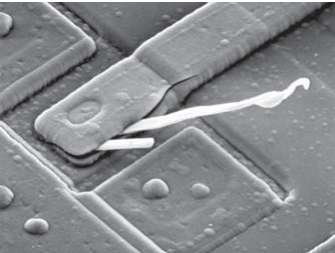
#> input picture test3.png, 335 x 253 px
$ python main.py
#> lines starting #> are read from the running program, lines starting #| are printed output that depends on the picture
import numpy as np
import matplotlib.pyplot as plt
from scipy.fft import fft2, fftshift, ifft2, ifftshift
from PIL import Image


def load_image(file_name: str) -> np.array:
    with Image.open(file_name) as img:
        img = img.convert('L')
        img.load()
    return np.array(img)


def compute_pq(m, n):
    p = 2 * m - 1
    q = 2 * n - 1
    if p % 2 != 0:
        p += 1
    if q % 2 != 0:
        q += 1
    return p, q


def pad_image(image: np.array, p: int, q: int) -> np.array:
    m, n = image.shape
    pad_top = (p - m) // 2
    pad_bottom = p - m - pad_top
    pad_left = (q - n) // 2
    pad_right = q - n - pad_left
    padded = np.pad(image, ((pad_top, pad_bottom), (pad_left, pad_right)), mode='constant', constant_values=0)
    return padded


def apply_fourier_transform(image_np: np.array) -> np.array:
    f_transform = fft2(image_np)
    f_shifted = fftshift(f_transform)
    return f_shifted  # Возвращаем комплексный спектр


def hi_lo_filter(fft_shifted: np.array, low_bound: int, high_bound: int) -> tuple[np.array, np.array]:
    rows, cols = fft_shifted.shape
    crow, ccol = rows // 2, cols // 2

    Y, X = np.ogrid[:rows, :cols]
    dist_from_center = np.sqrt((X - ccol)**2 + (Y - crow)**2)
    band_pass_mask = (dist_from_center >= low_bound) & (dist_from_center <= high_bound)

    filtered_shifted = fft_shifted * band_pass_mask

    f_ishift = ifftshift(filtered_shifted)
    img_back = ifft2(f_ishift)
    img_back = np.abs(img_back)

    filtered_magnitude = np.abs(filtered_shifted)
    return filtered_magnitude, img_back


def main():
    image = load_image("test3.png")
#> in load_image, img is the input picture: PIL image 335x253 RGBA; mean R, G, B, A 136.8, 138.3, 140.7, 255
    m, n = image.shape
#> m = 253; n = 335
    p, q = compute_pq(m, n)
#> p = 506; q = 670

    padded_image = pad_image(image, p, q)
#> in pad_image, `padded = np.pad(image, ((pad_top, pad_bottom), (pad_left, pad_right)),..`:
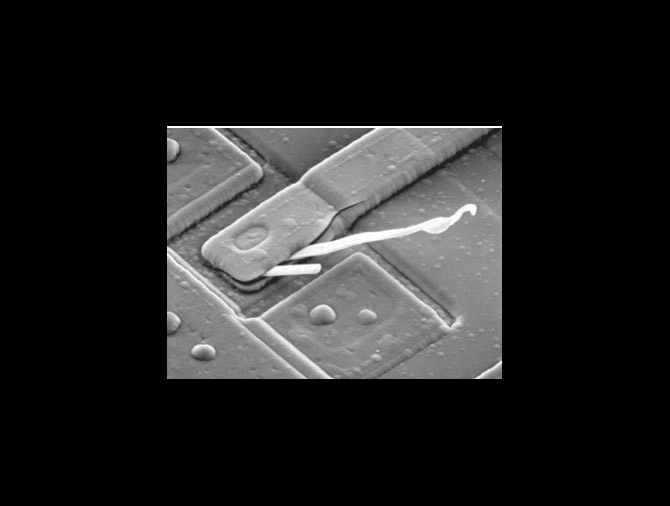
#> padded: shape (506, 670); min 0, max 255, mean 34.6
    fft_shifted = apply_fourier_transform(padded_image)

    # Полный спектр для исходного изображения
    original_spectrum = np.abs(fft_shifted)

    # Применяем полосовой фильтр
    filtered_spectrum, restored_image = hi_lo_filter(fft_shifted, low_bound=1, high_bound=80)
#> in hi_lo_filter, `img_back = np.abs(img_back)`:
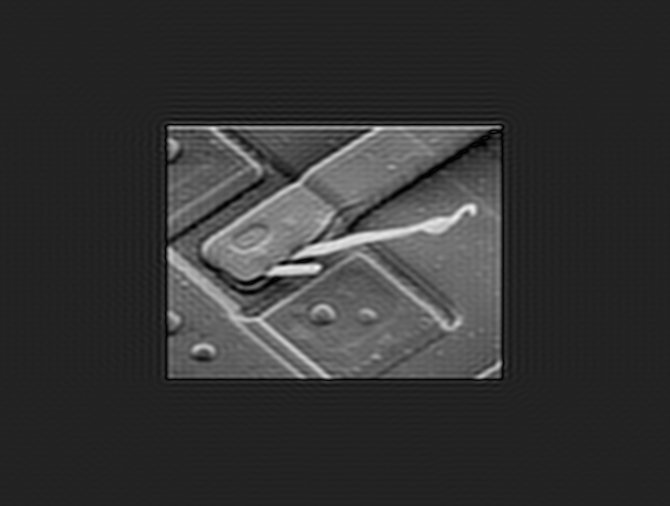
#> img_back: shape (506, 670) float64; min 0.0172, max 245.8, mean 51.7

    # Обрезаем восстановленное изображение до оригинального размера
    pad_top = (p - m) // 2
#> pad_top = 126
    pad_left = (q - n) // 2
#> pad_left = 167
    restored_cropped = restored_image[pad_top:pad_top + m, pad_left:pad_left + n]
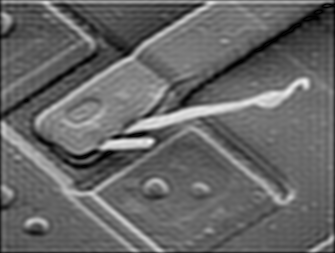
#> restored_cropped: shape (253, 335) float64; min 0.0172, max 245.8, mean 102.9

    # Также обрезаем спектр (для сравнения)
    filtered_spectrum_cropped = filtered_spectrum[pad_top:pad_top + m, pad_left:pad_left + n]
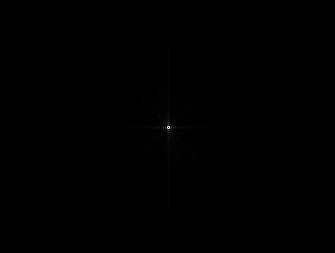
#> filtered_spectrum_cropped: shape (253, 335) float64; min 0, max 7599937.4, mean 7593.8; drawn with min black and max white

    # Визуализация
    plt.figure(figsize=(10, 8))

    plt.subplot(2, 2, 1)
    plt.title("Original Image")
    plt.imshow(image, cmap='gray')
    plt.axis('off')

    plt.subplot(2, 2, 2)
    plt.title("Original Spectrum")
    plt.imshow(np.log1p(original_spectrum), cmap='gray')
    plt.axis('off')

    plt.subplot(2, 2, 3)
    plt.title("Restored Image")
    plt.imshow(restored_cropped, cmap='gray')
    plt.axis('off')

    plt.subplot(2, 2, 4)
    plt.title("Filtered Spectrum")
    plt.imshow(np.log1p(filtered_spectrum_cropped), cmap='gray')
    plt.axis('off')

    plt.tight_layout()
    plt.show()
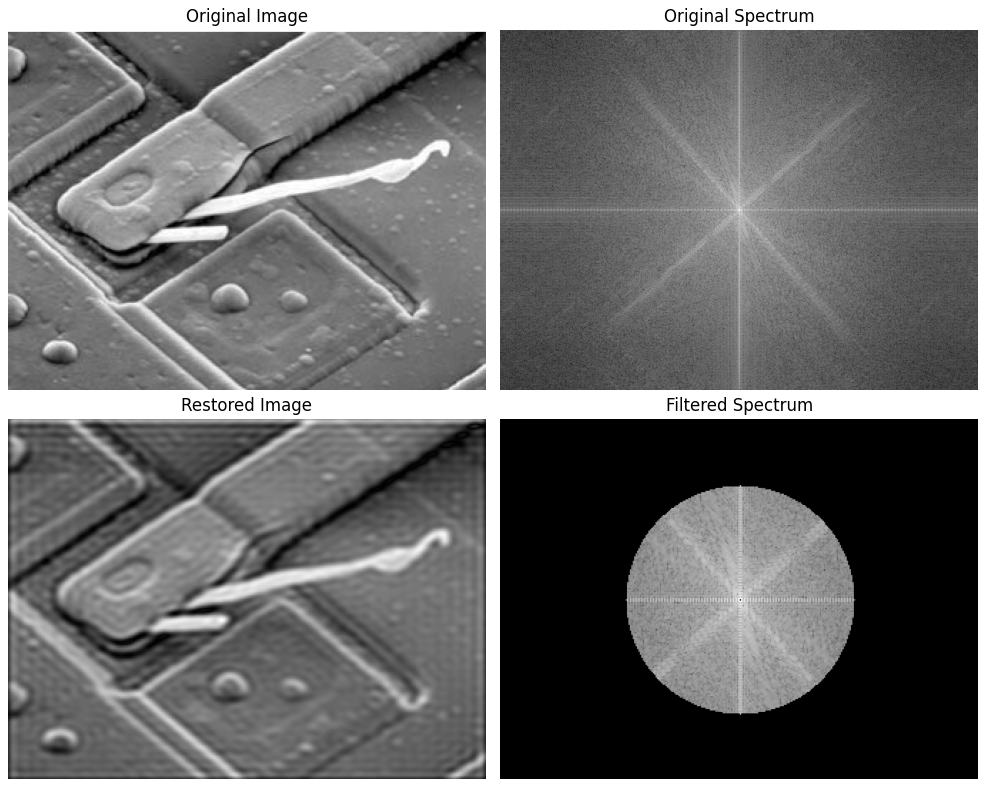
#> figure drawn by matplotlib, 4 panels


if __name__ == "__main__":
    main()

$ run again, with test1.png copied over test3.png
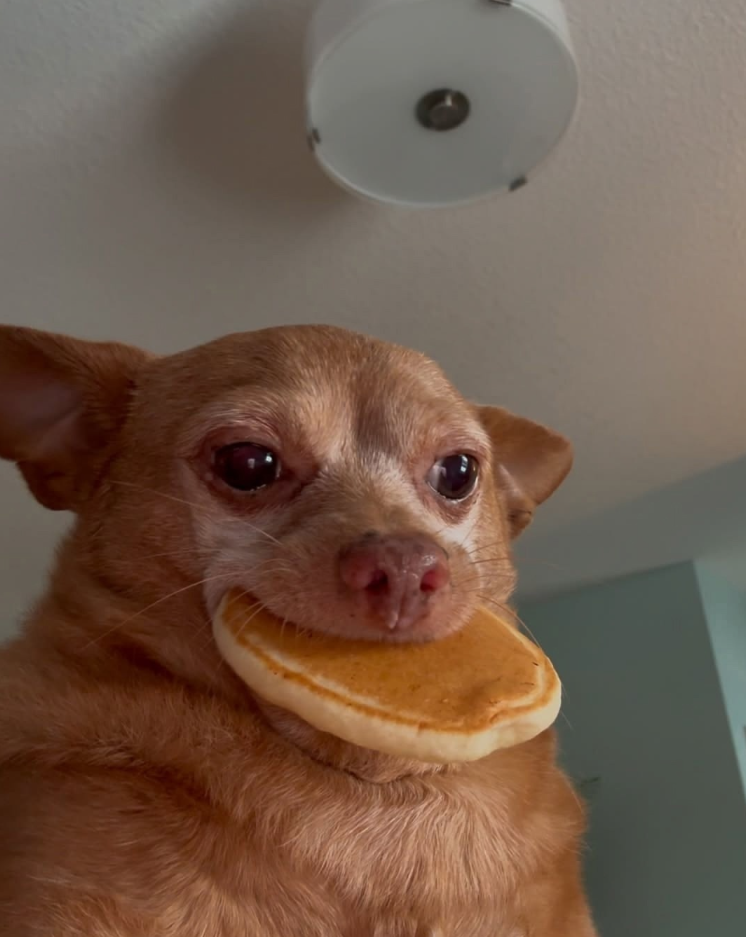
#> input picture test1.png, 746 x 937 px
#> in load_image, img is the input picture: PIL image 746x937 RGBA; mean R, G, B, A 113.5, 90.7, 75.2, 255
#> img: PIL image 746x937 L
#> in main, `restored_cropped = restored_image[pad_top:pad_top + m, pad_left:pad_le..`:
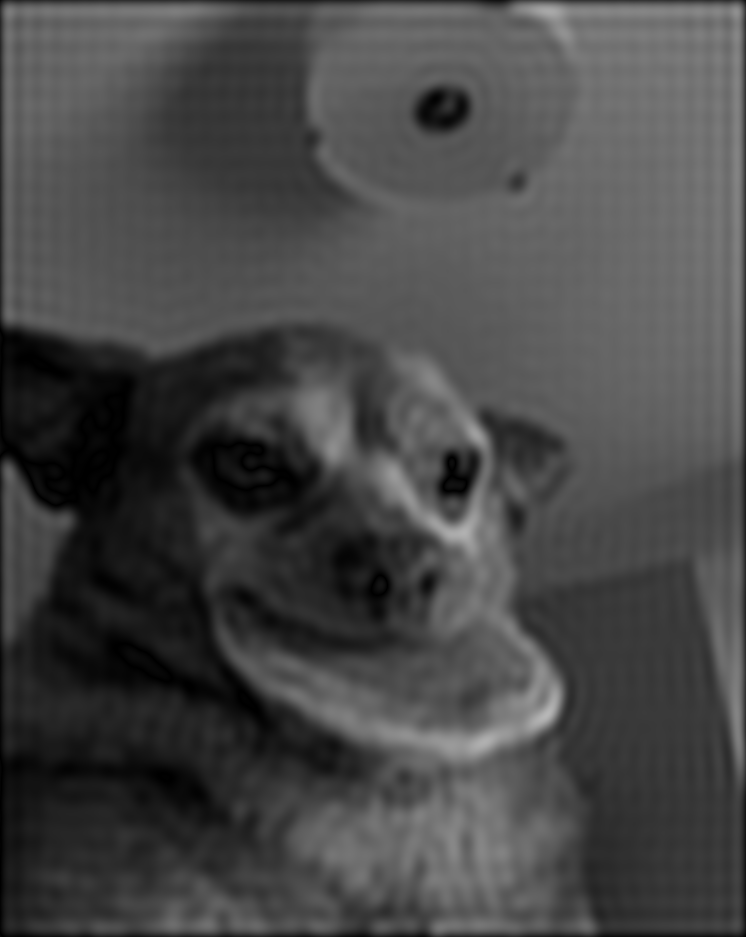
#> restored_cropped: shape (937, 746) float64; min 0.00197, max 183.1, mean 71.4
#> in main, `plt.show()`:
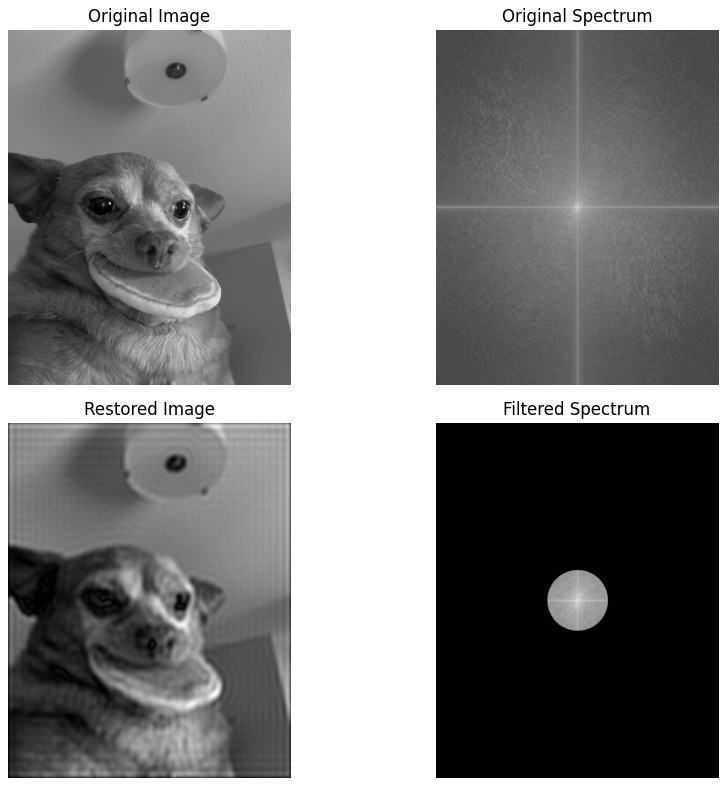
#> figure drawn by matplotlib, 4 panels

$ run again, with test2.png copied over test3.png
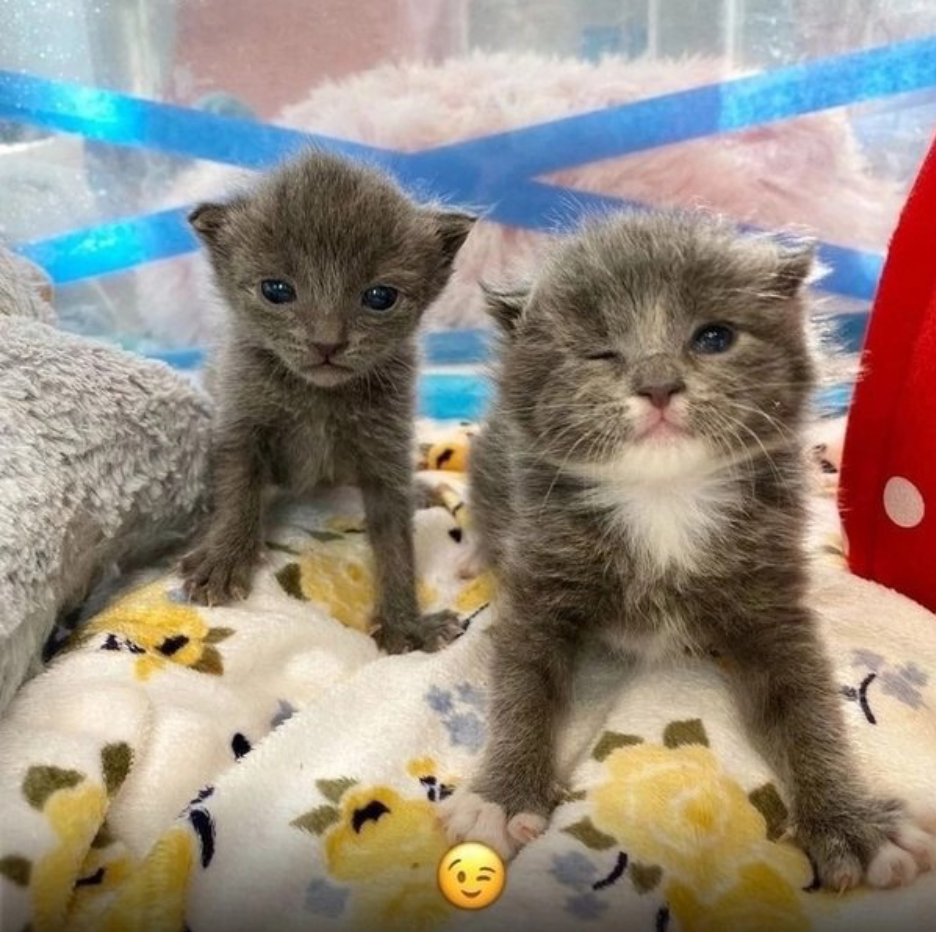
#> input picture test2.png, 936 x 932 px
#> in load_image, img is the input picture: PIL image 936x932 RGBA; mean R, G, B, A 148.4, 138.2, 127, 255
#> img: PIL image 936x932 L
#> in main, `restored_cropped = restored_image[pad_top:pad_top + m, pad_left:pad_le..`:
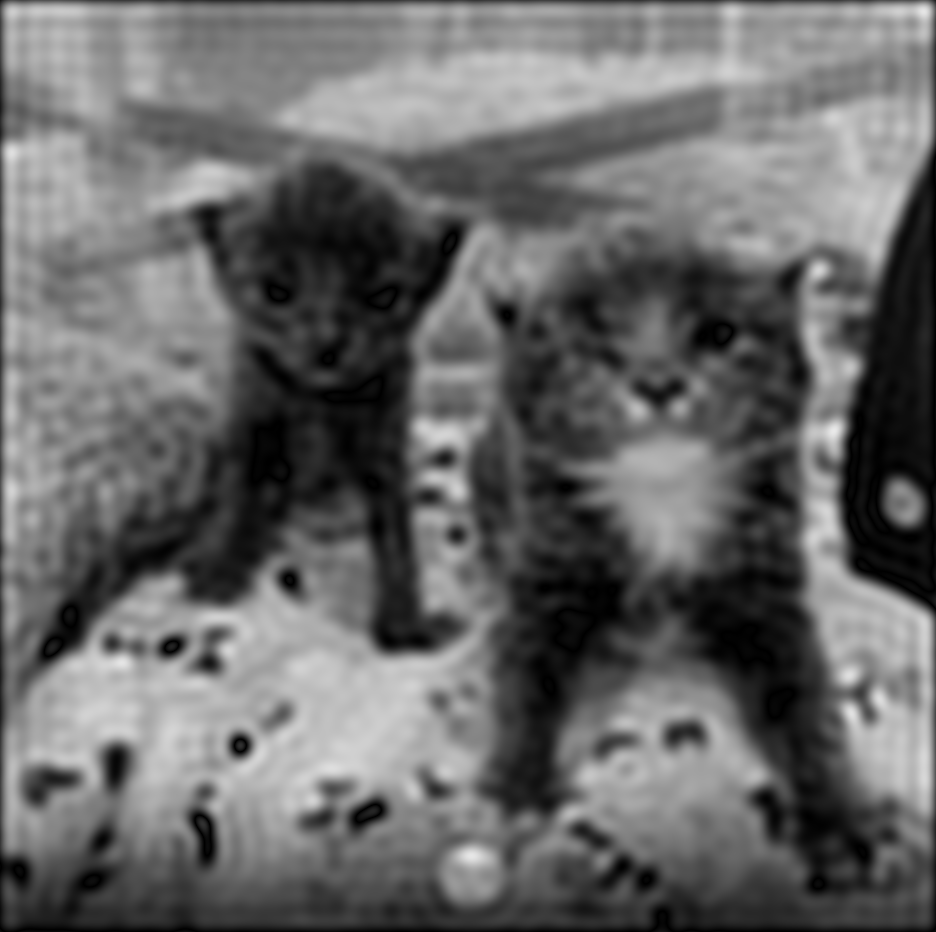
#> restored_cropped: shape (932, 936) float64; min 0.000843, max 233.9, mean 104.5
#> in main, `plt.show()`:
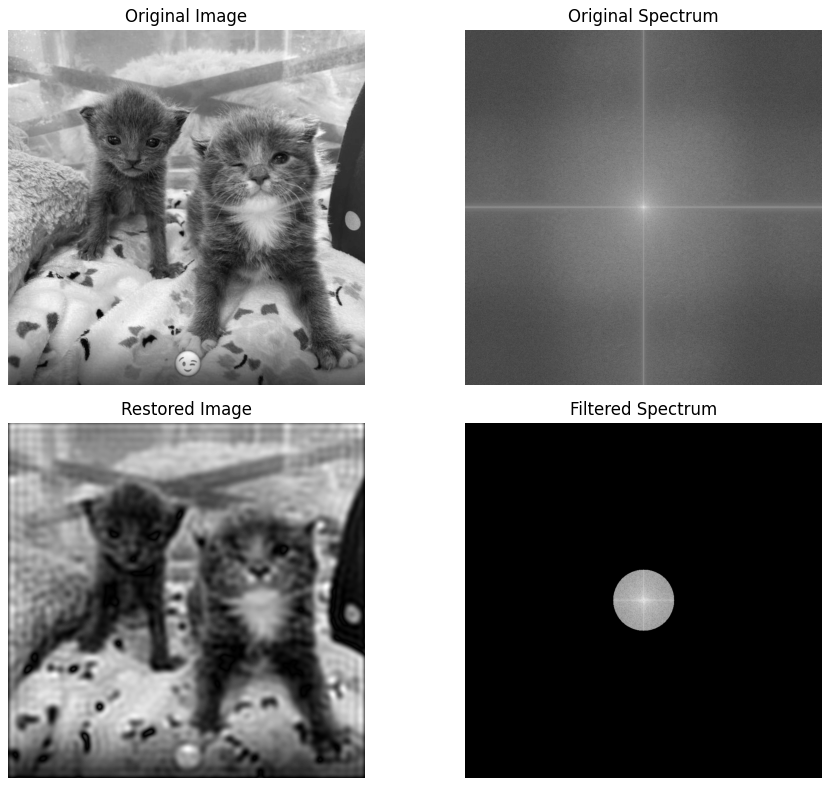
#> figure drawn by matplotlib, 4 panels
